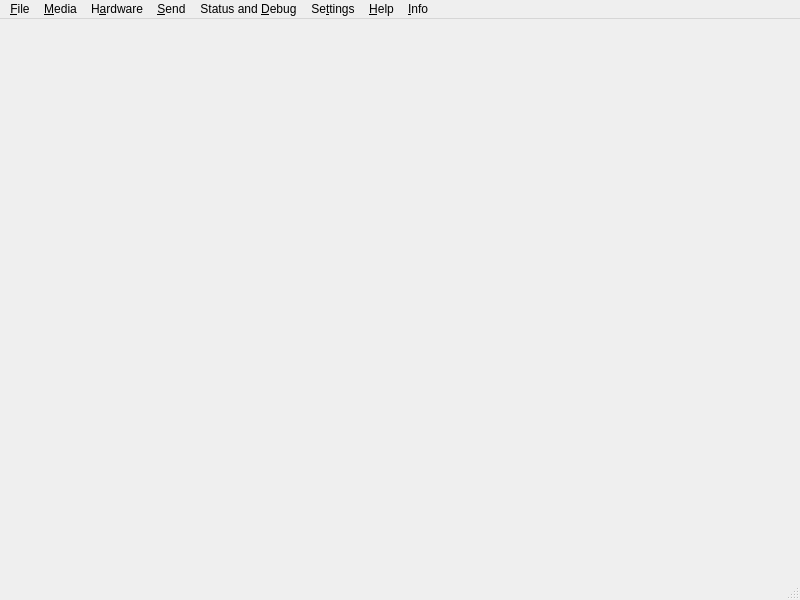
<?xml version="1.0" encoding="UTF-8"?>
<ui version="4.0">
 <class>qemuctlClass</class>
 <widget class="QMainWindow" name="qemuctlClass">
  <property name="geometry">
   <rect>
    <x>0</x>
    <y>0</y>
    <width>800</width>
    <height>600</height>
   </rect>
  </property>
  <property name="windowTitle">
   <string>QEMUCTL</string>
  </property>
  <property name="windowIcon">
   <iconset resource="qemuctl.qrc">
    <normaloff>:/icons/icon.png</normaloff>:/icons/icon.png</iconset>
  </property>
  <widget class="QWidget" name="centralwidget"/>
  <widget class="QMenuBar" name="menubar">
   <property name="geometry">
    <rect>
     <x>0</x>
     <y>0</y>
     <width>800</width>
     <height>27</height>
    </rect>
   </property>
   <widget class="QMenu" name="menu_File">
    <property name="title">
     <string>&amp;File</string>
    </property>
    <widget class="QMenu" name="menuLoad_VM_State">
     <property name="title">
      <string>Load VM State</string>
     </property>
    </widget>
    <widget class="QMenu" name="menuSave_VM_State">
     <property name="title">
      <string>Save VM State</string>
     </property>
    </widget>
    <widget class="QMenu" name="menuDelete_VM_State">
     <property name="title">
      <string>Delete VM State</string>
     </property>
    </widget>
    <widget class="QMenu" name="menuStop_Record_Sound">
     <property name="tearOffEnabled">
      <bool>false</bool>
     </property>
     <property name="title">
      <string>Stop Record Sound</string>
     </property>
     <property name="separatorsCollapsible">
      <bool>false</bool>
     </property>
     <addaction name="separator"/>
    </widget>
    <addaction name="actionSave_Screenshot"/>
    <addaction name="separator"/>
    <addaction name="menuSave_VM_State"/>
    <addaction name="menuLoad_VM_State"/>
    <addaction name="menuDelete_VM_State"/>
    <addaction name="actionCommit"/>
    <addaction name="separator"/>
    <addaction name="actionSave_Sound"/>
    <addaction name="menuStop_Record_Sound"/>
    <addaction name="separator"/>
    <addaction name="actionQuit"/>
   </widget>
   <widget class="QMenu" name="menu_Hardware">
    <property name="title">
     <string>H&amp;ardware</string>
    </property>
    <widget class="QMenu" name="menuUSB">
     <property name="title">
      <string>USB</string>
     </property>
     <widget class="QMenu" name="menuUSBConnect">
      <property name="title">
       <string>Connect</string>
      </property>
      <widget class="QMenu" name="menuUSBHost">
       <property name="title">
        <string>Native from Host</string>
       </property>
      </widget>
      <addaction name="actionUSBDisc"/>
      <addaction name="actionUSBMouse"/>
      <addaction name="actionUSBTablet"/>
      <addaction name="actionUSBWacom"/>
      <addaction name="actionUSBKeyboard"/>
      <addaction name="actionUSBBraille"/>
      <addaction name="actionUSBSerial"/>
      <addaction name="actionUSBNetwork"/>
      <addaction name="actionUSBBluetooth"/>
      <addaction name="separator"/>
      <addaction name="menuUSBHost"/>
     </widget>
     <widget class="QMenu" name="menuUSBDisconnect">
      <property name="title">
       <string>Disconnect</string>
      </property>
     </widget>
     <addaction name="menuUSBConnect"/>
     <addaction name="menuUSBDisconnect"/>
    </widget>
    <widget class="QMenu" name="menuBoot_Device">
     <property name="title">
      <string>Boot Device</string>
     </property>
     <addaction name="actionBoot_A"/>
     <addaction name="actionBoot_B"/>
     <addaction name="actionBoot_C"/>
     <addaction name="actionBoot_D"/>
     <addaction name="actionBoot_E"/>
     <addaction name="actionBoot_F"/>
     <addaction name="actionBoot_G"/>
     <addaction name="actionBoot_H"/>
     <addaction name="actionBoot_I"/>
     <addaction name="actionBoot_J"/>
    </widget>
    <widget class="QMenu" name="menuWatchdog_Action">
     <property name="title">
      <string>Watchdog Action</string>
     </property>
     <addaction name="actionWatchdogReset"/>
     <addaction name="actionWatchdogShutdown"/>
     <addaction name="actionWatchdogPoweroff"/>
     <addaction name="actionWatchdogPause"/>
     <addaction name="actionWatchdogDebug"/>
     <addaction name="actionWatchdogNone"/>
    </widget>
    <addaction name="menuUSB"/>
    <addaction name="menuBoot_Device"/>
    <addaction name="menuWatchdog_Action"/>
   </widget>
   <widget class="QMenu" name="menu_Send">
    <property name="title">
     <string>&amp;Send</string>
    </property>
    <widget class="QMenu" name="menuKeys">
     <property name="title">
      <string>Keys</string>
     </property>
     <addaction name="actionStrg_Alt_Delete"/>
     <addaction name="actionStrg_Alt_Backspace"/>
     <addaction name="actionStrg_Alt_F1"/>
     <addaction name="actionStrg_Alt_F2"/>
     <addaction name="actionStrg_Alt_F3"/>
     <addaction name="actionStrg_Alt_F4"/>
     <addaction name="actionStrg_Alt_F5"/>
     <addaction name="actionStrg_Alt_F6"/>
     <addaction name="actionStrg_Alt_F7"/>
     <addaction name="actionStrg_Alt_F8"/>
     <addaction name="actionStrg_Alt_F9"/>
     <addaction name="actionStrg_Alt_F10"/>
     <addaction name="actionStrg_Alt_F11"/>
     <addaction name="actionStrg_Alt_F12"/>
    </widget>
    <widget class="QMenu" name="menuMakros">
     <property name="title">
      <string>Makros</string>
     </property>
    </widget>
    <addaction name="menuKeys"/>
    <addaction name="menuMakros"/>
    <addaction name="separator"/>
    <addaction name="actionPause"/>
    <addaction name="actionContinue"/>
    <addaction name="separator"/>
    <addaction name="actionPower_Off"/>
    <addaction name="actionReset"/>
    <addaction name="separator"/>
    <addaction name="actionSinglestep"/>
    <addaction name="actionSinglestepOff"/>
    <addaction name="separator"/>
    <addaction name="actionQuit_2"/>
   </widget>
   <widget class="QMenu" name="menu_Debug">
    <property name="title">
     <string>Status and &amp;Debug</string>
    </property>
    <widget class="QMenu" name="menuInfo">
     <property name="title">
      <string>Info</string>
     </property>
    </widget>
    <addaction name="menuInfo"/>
    <addaction name="actionMonitor_Shell"/>
   </widget>
   <widget class="QMenu" name="menu_Help">
    <property name="title">
     <string>&amp;Help</string>
    </property>
    <addaction name="actionHelpMonitor"/>
    <addaction name="actionHelpQemu"/>
    <addaction name="actionHelpQemuctl"/>
   </widget>
   <widget class="QMenu" name="menuMedia">
    <property name="title">
     <string>&amp;Media</string>
    </property>
   </widget>
   <widget class="QMenu" name="menuInfo_2">
    <property name="title">
     <string>&amp;Info</string>
    </property>
    <addaction name="actionAbout_Qt"/>
    <addaction name="actionAbout_Qemu"/>
    <addaction name="actionAbout_Qemuctl"/>
   </widget>
   <widget class="QMenu" name="menuSettings">
    <property name="title">
     <string>Se&amp;ttings</string>
    </property>
    <widget class="QMenu" name="menuQemu_size">
     <property name="title">
      <string>Qemu size</string>
     </property>
     <addaction name="action640x480"/>
     <addaction name="action800x600"/>
     <addaction name="action1024x768"/>
    </widget>
    <addaction name="menuQemu_size"/>
    <addaction name="actionQemuctl"/>
   </widget>
   <addaction name="menu_File"/>
   <addaction name="menuMedia"/>
   <addaction name="menu_Hardware"/>
   <addaction name="menu_Send"/>
   <addaction name="menu_Debug"/>
   <addaction name="menuSettings"/>
   <addaction name="menu_Help"/>
   <addaction name="menuInfo_2"/>
  </widget>
  <widget class="QStatusBar" name="statusbar"/>
  <action name="actionSave_Screenshot">
   <property name="text">
    <string>Save Screenshot</string>
   </property>
   <property name="menuRole">
    <enum>QAction::TextHeuristicRole</enum>
   </property>
   <property name="iconVisibleInMenu">
    <bool>false</bool>
   </property>
  </action>
  <action name="actionQuit">
   <property name="icon">
    <iconset resource="qemuctl.qrc">
     <normaloff>:/icons/exit.png</normaloff>:/icons/exit.png</iconset>
   </property>
   <property name="text">
    <string>Quit</string>
   </property>
   <property name="iconVisibleInMenu">
    <bool>true</bool>
   </property>
  </action>
  <action name="actionPause">
   <property name="text">
    <string>Pause</string>
   </property>
  </action>
  <action name="actionContinue">
   <property name="text">
    <string>Continue</string>
   </property>
  </action>
  <action name="actionPower_Off">
   <property name="text">
    <string>Power Off</string>
   </property>
  </action>
  <action name="actionReset">
   <property name="text">
    <string>Reset</string>
   </property>
  </action>
  <action name="actionCommit">
   <property name="text">
    <string>Commit VM State</string>
   </property>
  </action>
  <action name="actionQuit_2">
   <property name="text">
    <string>Quit</string>
   </property>
  </action>
  <action name="actionStrg_Alt_Delete">
   <property name="text">
    <string>Strg-Alt-Delete</string>
   </property>
  </action>
  <action name="actionStrg_Alt_Backspace">
   <property name="text">
    <string>Strg-Alt-Backspace</string>
   </property>
  </action>
  <action name="actionStrg_Alt_F1">
   <property name="text">
    <string>Strg-Alt-F1</string>
   </property>
  </action>
  <action name="actionStrg_Alt_F2">
   <property name="text">
    <string>Strg-Alt-F2</string>
   </property>
  </action>
  <action name="actionStrg_Alt_F3">
   <property name="text">
    <string>Strg-Alt-F3</string>
   </property>
  </action>
  <action name="actionStrg_Alt_F4">
   <property name="text">
    <string>Strg-Alt-F4</string>
   </property>
  </action>
  <action name="actionStrg_Alt_F5">
   <property name="text">
    <string>Strg-Alt-F5</string>
   </property>
  </action>
  <action name="actionStrg_Alt_F6">
   <property name="text">
    <string>Strg-Alt-F6</string>
   </property>
  </action>
  <action name="actionStrg_Alt_F7">
   <property name="text">
    <string>Strg-Alt-F7</string>
   </property>
  </action>
  <action name="actionStrg_Alt_F8">
   <property name="text">
    <string>Strg-Alt-F8</string>
   </property>
  </action>
  <action name="actionStrg_Alt_F9">
   <property name="text">
    <string>Strg-Alt-F9</string>
   </property>
  </action>
  <action name="actionStrg_Alt_F10">
   <property name="text">
    <string>Strg-Alt-F10</string>
   </property>
  </action>
  <action name="actionStrg_Alt_F11">
   <property name="text">
    <string>Strg-Alt-F11</string>
   </property>
  </action>
  <action name="actionStrg_Alt_F12">
   <property name="text">
    <string>Strg-Alt-F12</string>
   </property>
  </action>
  <action name="actionMonitor_Shell">
   <property name="text">
    <string>Monitor Shell</string>
   </property>
  </action>
  <action name="actionHelpQemu">
   <property name="text">
    <string>Qemu Commandline</string>
   </property>
  </action>
  <action name="actionInfo">
   <property name="text">
    <string>Qemuctl Info</string>
   </property>
  </action>
  <action name="actionDefault">
   <property name="text">
    <string>Default</string>
   </property>
  </action>
  <action name="actionDefault_2">
   <property name="text">
    <string>Default</string>
   </property>
  </action>
  <action name="actionDefault_3">
   <property name="text">
    <string>Default</string>
   </property>
  </action>
  <action name="actionEject">
   <property name="text">
    <string>Eject</string>
   </property>
  </action>
  <action name="actionEject_2">
   <property name="text">
    <string>Eject</string>
   </property>
  </action>
  <action name="actionEject_3">
   <property name="text">
    <string>Eject</string>
   </property>
  </action>
  <action name="actionHelpMonitor">
   <property name="text">
    <string>Qemu Monitor</string>
   </property>
  </action>
  <action name="actionHelpQemuctl">
   <property name="text">
    <string>Qemuctl Commandline</string>
   </property>
  </action>
  <action name="action">
   <property name="text">
    <string>-</string>
   </property>
  </action>
  <action name="action_2">
   <property name="text">
    <string>-</string>
   </property>
  </action>
  <action name="actionSave_Sound">
   <property name="checkable">
    <bool>false</bool>
   </property>
   <property name="icon">
    <iconset resource="qemuctl.qrc">
     <normaloff>:/icons/player_record.png</normaloff>:/icons/player_record.png</iconset>
   </property>
   <property name="text">
    <string>Start Record Sound</string>
   </property>
   <property name="iconVisibleInMenu">
    <bool>true</bool>
   </property>
  </action>
  <action name="actionStart_Gdbserver">
   <property name="text">
    <string>Start Gdbserver</string>
   </property>
  </action>
  <action name="actionAbout_Qemuctl">
   <property name="icon">
    <iconset resource="qemuctl.qrc">
     <normaloff>:/icons/icon.png</normaloff>:/icons/icon.png</iconset>
   </property>
   <property name="text">
    <string>About Qemuctl</string>
   </property>
   <property name="iconVisibleInMenu">
    <bool>true</bool>
   </property>
  </action>
  <action name="actionAbout_Qt">
   <property name="text">
    <string>About_Qt</string>
   </property>
  </action>
  <action name="actionAbout_Qemu">
   <property name="text">
    <string>About Qemu</string>
   </property>
   <property name="iconVisibleInMenu">
    <bool>false</bool>
   </property>
  </action>
  <action name="actionUSBMouse">
   <property name="icon">
    <iconset resource="qemuctl.qrc">
     <normaloff>:/icons/input-mouse.png</normaloff>:/icons/input-mouse.png</iconset>
   </property>
   <property name="text">
    <string>Mouse</string>
   </property>
   <property name="iconVisibleInMenu">
    <bool>true</bool>
   </property>
  </action>
  <action name="actionUSBTablet">
   <property name="icon">
    <iconset resource="qemuctl.qrc">
     <normaloff>:/icons/input-tablet.png</normaloff>:/icons/input-tablet.png</iconset>
   </property>
   <property name="text">
    <string>Tablet</string>
   </property>
   <property name="iconVisibleInMenu">
    <bool>true</bool>
   </property>
  </action>
  <action name="actionUSBWacom">
   <property name="icon">
    <iconset resource="qemuctl.qrc">
     <normaloff>:/icons/input-tablet.png</normaloff>:/icons/input-tablet.png</iconset>
   </property>
   <property name="text">
    <string>Wacom Tablet</string>
   </property>
   <property name="iconVisibleInMenu">
    <bool>true</bool>
   </property>
  </action>
  <action name="actionUSBKeyboard">
   <property name="icon">
    <iconset resource="qemuctl.qrc">
     <normaloff>:/icons/input-keyboard.png</normaloff>:/icons/input-keyboard.png</iconset>
   </property>
   <property name="text">
    <string>Keyboard</string>
   </property>
   <property name="iconVisibleInMenu">
    <bool>true</bool>
   </property>
  </action>
  <action name="actionUSBBraille">
   <property name="text">
    <string>Braille</string>
   </property>
   <property name="iconVisibleInMenu">
    <bool>true</bool>
   </property>
  </action>
  <action name="actionUSBSerial">
   <property name="text">
    <string>Serial</string>
   </property>
   <property name="iconVisibleInMenu">
    <bool>true</bool>
   </property>
  </action>
  <action name="actionUSBNetwork">
   <property name="icon">
    <iconset resource="qemuctl.qrc">
     <normaloff>:/icons/gnome-dev-ethernet.png</normaloff>:/icons/gnome-dev-ethernet.png</iconset>
   </property>
   <property name="text">
    <string>Network</string>
   </property>
   <property name="iconVisibleInMenu">
    <bool>true</bool>
   </property>
  </action>
  <action name="actionUSBBluetooth">
   <property name="icon">
    <iconset resource="qemuctl.qrc">
     <normaloff>:/icons/bluetooth.png</normaloff>:/icons/bluetooth.png</iconset>
   </property>
   <property name="text">
    <string>Bluetooth</string>
   </property>
   <property name="iconVisibleInMenu">
    <bool>true</bool>
   </property>
  </action>
  <action name="actionUSBDisc">
   <property name="icon">
    <iconset>
     <normaloff>:/icons/harddrive.png</normaloff>:/icons/harddrive.png</iconset>
   </property>
   <property name="text">
    <string>Disc</string>
   </property>
   <property name="iconVisibleInMenu">
    <bool>true</bool>
   </property>
  </action>
  <action name="actionBoot_A">
   <property name="text">
    <string>A</string>
   </property>
  </action>
  <action name="actionBoot_B">
   <property name="text">
    <string>B</string>
   </property>
  </action>
  <action name="actionBoot_C">
   <property name="text">
    <string>C</string>
   </property>
  </action>
  <action name="actionBoot_D">
   <property name="text">
    <string>D</string>
   </property>
  </action>
  <action name="actionBoot_E">
   <property name="text">
    <string>E</string>
   </property>
  </action>
  <action name="actionBoot_F">
   <property name="text">
    <string>F</string>
   </property>
  </action>
  <action name="actionBoot_G">
   <property name="text">
    <string>G</string>
   </property>
  </action>
  <action name="actionBoot_H">
   <property name="text">
    <string>H</string>
   </property>
  </action>
  <action name="actionBoot_I">
   <property name="text">
    <string>I</string>
   </property>
  </action>
  <action name="actionBoot_J">
   <property name="text">
    <string>J</string>
   </property>
  </action>
  <action name="actionWatchdogReset">
   <property name="text">
    <string>Reset</string>
   </property>
  </action>
  <action name="actionWatchdogShutdown">
   <property name="text">
    <string>Shutdown</string>
   </property>
  </action>
  <action name="actionWatchdogPoweroff">
   <property name="text">
    <string>Poweroff</string>
   </property>
  </action>
  <action name="actionWatchdogPause">
   <property name="text">
    <string>Pause</string>
   </property>
  </action>
  <action name="actionWatchdogDebug">
   <property name="text">
    <string>Debug</string>
   </property>
  </action>
  <action name="actionWatchdogNone">
   <property name="text">
    <string>None</string>
   </property>
  </action>
  <action name="actionSinglestep">
   <property name="text">
    <string>Singlestep On</string>
   </property>
  </action>
  <action name="actionSinglestepOff">
   <property name="text">
    <string>Singlestep Off</string>
   </property>
  </action>
  <action name="action640x480">
   <property name="text">
    <string>640x480</string>
   </property>
  </action>
  <action name="action800x600">
   <property name="text">
    <string>800x600</string>
   </property>
  </action>
  <action name="action1024x768">
   <property name="text">
    <string>1024x768</string>
   </property>
  </action>
  <action name="actionQemuctl">
   <property name="text">
    <string>Qemuctl</string>
   </property>
  </action>
 </widget>
 <resources>
  <include location="qemuctl.qrc"/>
 </resources>
 <connections/>
</ui>
